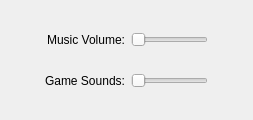
          <widget class="QWidget" name="page_2">
           <property name="geometry">
            <rect>
             <x>0</x>
             <y>0</y>
             <width>253</width>
             <height>120</height>
            </rect>
           </property>
           <attribute name="label">
            <string>Audio</string>
           </attribute>
           <layout class="QGridLayout" name="gridLayout_5">
            <item row="3" column="1">
             <widget class="QLabel" name="label_4">
              <property name="text">
               <string>Game Sounds:</string>
              </property>
             </widget>
            </item>
            <item row="1" column="2">
             <widget class="QSlider" name="horizontalSlider">
              <property name="orientation">
               <enum>Qt::Horizontal</enum>
              </property>
             </widget>
            </item>
            <item row="3" column="2">
             <widget class="QSlider" name="horizontalSlider_2">
              <property name="orientation">
               <enum>Qt::Horizontal</enum>
              </property>
             </widget>
            </item>
            <item row="1" column="1">
             <widget class="QLabel" name="label_3">
              <property name="text">
               <string>Music Volume:</string>
              </property>
              <property name="alignment">
               <set>Qt::AlignRight|Qt::AlignTrailing|Qt::AlignVCenter</set>
              </property>
             </widget>
            </item>
            <item row="1" column="0" rowspan="3">
             <spacer name="horizontalSpacer_13">
              <property name="orientation">
               <enum>Qt::Horizontal</enum>
              </property>
              <property name="sizeHint" stdset="0">
               <size>
                <width>40</width>
                <height>20</height>
               </size>
              </property>
             </spacer>
            </item>
            <item row="1" column="3" rowspan="3">
             <spacer name="horizontalSpacer_14">
              <property name="orientation">
               <enum>Qt::Horizontal</enum>
              </property>
              <property name="sizeHint" stdset="0">
               <size>
                <width>40</width>
                <height>20</height>
               </size>
              </property>
             </spacer>
            </item>
            <item row="4" column="1" colspan="2">
             <spacer name="verticalSpacer_10">
              <property name="orientation">
               <enum>Qt::Vertical</enum>
              </property>
              <property name="sizeHint" stdset="0">
               <size>
                <width>20</width>
                <height>40</height>
               </size>
              </property>
             </spacer>
            </item>
            <item row="2" column="1" colspan="2">
             <spacer name="verticalSpacer_11">
              <property name="orientation">
               <enum>Qt::Vertical</enum>
              </property>
              <property name="sizeType">
               <enum>QSizePolicy::Preferred</enum>
              </property>
              <property name="sizeHint" stdset="0">
               <size>
                <width>20</width>
                <height>40</height>
               </size>
              </property>
             </spacer>
            </item>
            <item row="0" column="1" colspan="2">
             <spacer name="verticalSpacer_6">
              <property name="orientation">
               <enum>Qt::Vertical</enum>
              </property>
              <property name="sizeHint" stdset="0">
               <size>
                <width>20</width>
                <height>40</height>
               </size>
              </property>
             </spacer>
            </item>
           </layout>
          </widget>
